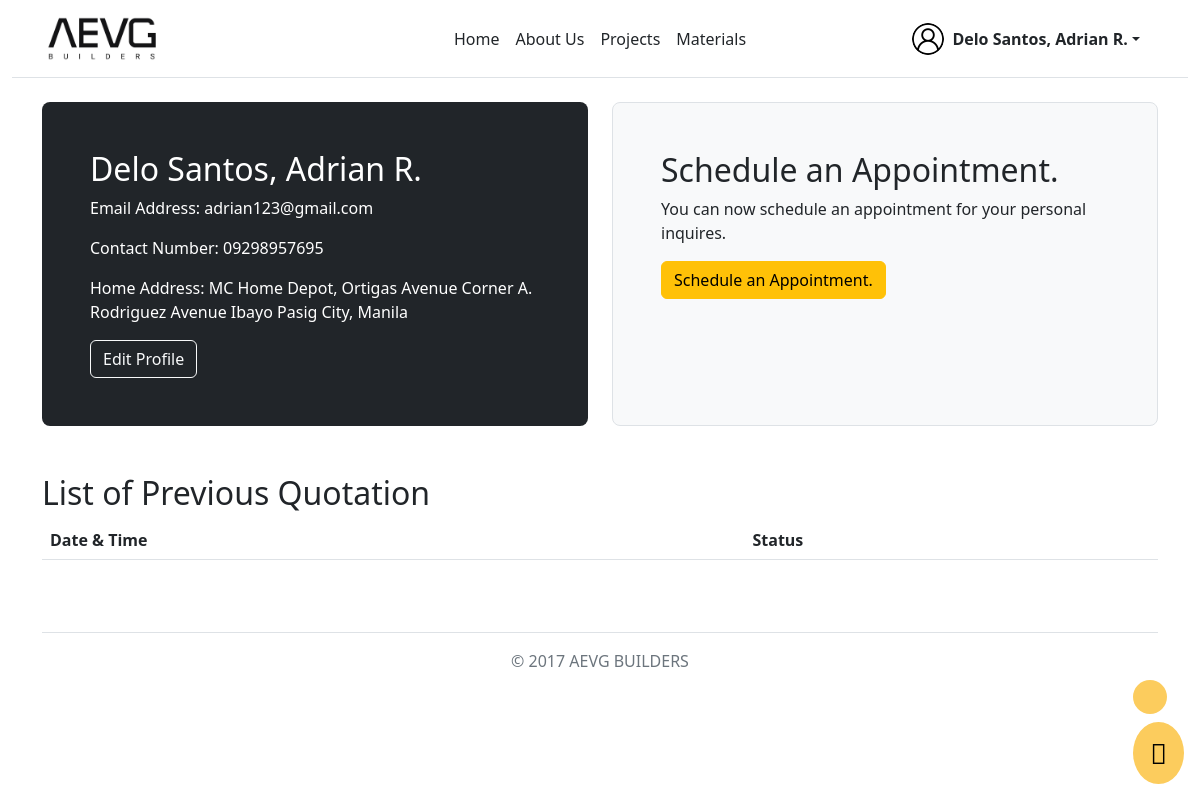
The page /client/profile/profile.php (signed in) on the database its author committed.
### tables this page shows
CREATE TABLE `client` (
  `id` int(11) NOT NULL,
  `firstName` varchar(255) NOT NULL,
  `middleName` varchar(255) DEFAULT NULL,
  `lastName` varchar(255) NOT NULL,
  `company` varchar(255) NOT NULL,
  `password` varchar(255) NOT NULL,
  `email` varchar(255) NOT NULL,
  `contact_no` varchar(255) NOT NULL,
  `telephone_no` varchar(255) DEFAULT NULL,
  `house_no` varchar(255) DEFAULT NULL,
  `street` varchar(255) DEFAULT NULL,
  `barangay` varchar(255) NOT NULL,
  `municipality` varchar(255) NOT NULL,
  `province` varchar(255) NOT NULL,
  `image` varchar(255) NOT NULL DEFAULT 'image/user.png',
  `appointment_sched` varchar(255) DEFAULT NULL,
  `registration_date` datetime NOT NULL DEFAULT current_timestamp(),
  `status` varchar(255) NOT NULL DEFAULT 'active'
);

### client/include/dbh.inc.php (called while the page is built, shortened)
<?php
class dbHandler
{
    public $conn;
    function __construct()
    {
        $dbservername = "localhost";
        $dbusername = "root";
        $dbpassword = "";
        $dbname = "aevgbuildersdb";
        $this->conn = new mysqli($dbservername, $dbusername, $dbpassword, $dbname);
    }
    function getFullname($id)
    {
        $sql = "SELECT CONCAT(lastName, ',', ' ', firstName, ' ', IFNULL(middleName, '')) AS fullName FROM client WHERE id='$id'";
        $result = mysqli_query($this->conn, $sql);
        if (mysqli_num_rows($result)) {
            $row = mysqli_fetch_assoc($result);
            return $row['fullName'];
        } else {
            return '';
        }
    }
    function getAddress($id)
    {
        $sql = "SELECT CONCAT(street, ' ', barangay, ' ', municipality, ',', ' ', province) AS address FROM client WHERE id='$id'";
        $result = mysqli_query($this->conn, $sql);
        if (mysqli_num_rows($result)) {
            $row = mysqli_fetch_assoc($result);
            return $row['address'];
        } else {
            return '';
        }
    }
    function getValueByID($value, $id, $table = "client")
    {
        $sql = "SELECT `$value` FROM $table WHERE id=$id";
        $result = mysqli_query($this->conn, $sql);
        if (mysqli_num_rows($result)) {
            if ($row = mysqli_fetch_assoc($result)) {
                return $row[$value];
            }
        }
    }
}

### client/profile/profile.php (the view, shortened to what this page needs)
<?php
include_once("../include/dbh.inc.php");
$dbh = new dbHandler;
?>
<html>
<head>
    <link rel="stylesheet" href="../include/style.css">
    <link rel="stylesheet" href="profile.css">
</head>
<body>
    <div class="container-fluid">
        <header class="d-flex flex-wrap align-items-center justify-content-center justify-content-md-between py-3 mb-4 border-bottom">
            <a href="/" class="d-flex align-items-center col-md-3 mb-2 mb-md-0 text-dark text-decoration-none">
                <img src="../../images/aevg.png" class="" height="45">
            </a>
            <ul class="nav col-12 col-md-auto mb-2 justify-content-center mb-md-0">
                <li><a href="../home/home.php" class="nav-link px-2 link-dark">Home</a></li>
                <li><a href="../aboutUs/aboutUs.php" class="nav-link px-2 link-dark">About Us</a></li>
                <li><a href="../projects/project.php" class="nav-link px-2 link-dark">Projects</a></li>
                <li><a href="../materials/materials.php" class="nav-link px-2 link-dark">Materials</a></li>
            </ul>
            <div class="col-md-3 text-end">
                <?php if (!isset($_SESSION['id']) && !$dbh->getSched($_SESSION['id']) >= '1' ) { ?>
                    <a href="../register/register.php" class="btn btn-dark">Sign-up</a>
                    <a href="../login/login.php" class="btn btn-outline-dark me-2">Login</a>
                <?php } else { ?>
                    <div class="d-flex flex-row-reverse">
                        <div class="dropdown me-5">
                            <a href="#" class="d-flex align-items-center link-dark text-decoration-none dropdown-toggle" data-bs-toggle="dropdown" aria-expanded="false">
                                <img src="../profile/<?php echo $dbh->getValueByID('image', $_SESSION['id']); ?>" alt="" width="32" height="32" class="rounded-circle me-2">
                                <strong class="text-capitalize"><?php echo $dbh->getFullname($_SESSION['id']); ?></strong>
                            </a>
                        </div>
                    </div>
                <?php } ?>
            </div>
        </header>
    </div>
    <div class="container">
        <div class="row align-items-md-stretch">
            <div class="col-md-6">
                <div class="h-100 p-5 text-bg-dark rounded-3">
                    <h2 class="text-capitalize"><?php echo $dbh->getFullname($_SESSION['id']); ?></h2>
                    <p>Email Address: <?php echo $dbh->getValueByID('email', $_SESSION['id']); ?></p>
                    <p>Contact Number: <?php echo $dbh->getValueByID('contact_no', $_SESSION['id']); ?></p>
                    <p class="text-capitalize">Home Address: <?php echo $dbh->getAddress($_SESSION['id']); ?></p>
                    <button class="btn btn-outline-light" data-bs-toggle="modal" data-bs-target="#staticBackdrop" type="button">Edit Profile</button>
                </div>
            </div>
            <div class="col-md-6">
                <div class="h-100 p-5 bg-light border rounded-3">
                    <div id="schedAppProfile">
                        <h2>Schedule an Appointment.</h2>
                        <p>You can now schedule an appointment for your personal inquires.</p>
                        <p class="lead mb-0"><a type="button" class="btn btn-warning" href="../contactUs/contactUs.php">
                                Schedule an Appointment.
                            </a></p>
                    </div>
                </div>
            </div>
        </div>
    </div>
    <div class="container mt-5 ">
        <h2>List of Previous Quotation</h2>
        <div class="table-responsive ">
            <table class="table table-striped table-hover">
                <thead>
                    <tr>
                        <th scope="col">Date & Time</th>
                        <th scope="col">Status</th>
                    </tr>
                </thead>
            </table>
        </div>
    </div>
    <div class="fixed-bottom  d-flex justify-content-end m-3 ">
        <div>
            <div class=" ">
                <button type="button" class="btn text-black  p-3 rounded-circle " id="msg" style="background-color: #fccc5d" >
                </button>
            </div>
            <div class="mt-2">
                <button type="button" class="btn text-black p-3 rounded-circle " id="fb" style="background-color: #fccc5d">
                <i class="fal fa-bullhorn fs-3"></i>
                </button>
            </div>
        </div>
    </div>
    <div class="container">
        <footer class="py-3 my-4">
            <ul class="nav justify-content-center border-bottom pb-3 mb-3">
            </ul>
            <p class="text-center text-muted">&copy; 2017 AEVG BUILDERS</p>
        </footer>
    </div>
</body>
</html>

### rows shown on the page
client: image (placeholder picture), email "adrian123@gmail.com", contact_no "09298957695"

### other values the page prints
$dbh->getFullname($_SESSION['id']) "Delo Santos, Adrian R."
$dbh->getAddress($_SESSION['id']) "MC Home Depot, Ortigas Avenue Corner A. Rodriguez Avenue Ibayo Pasig City, Manila"
